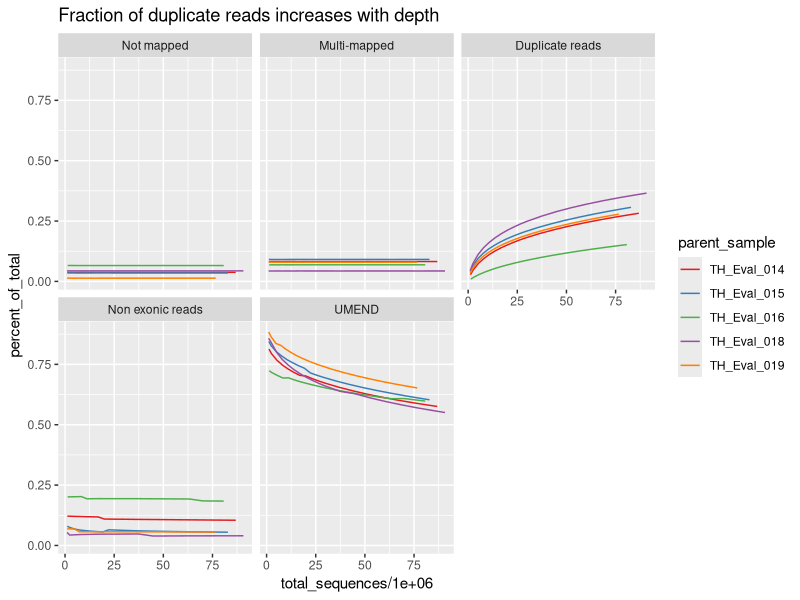

This chart was generated by the following R code:
## ---- chunk 1

knitr::opts_chunk$set(echo = TRUE)
# knitr::opts_knit$set(root.dir = "/data/projects/gitCode/umend_qc_publication/notebooks")

library(readr)
library(tidyr)
library(dplyr)
library(ggplot2)
library(cowplot)
library(gridGraphics)
library(RColorBrewer)
library(viridis)
library(ggrepel)

## ---- chunk 2

library(RColorBrewer)

source_palette <- brewer.pal(12, "Paired")
cb_dark_green <- source_palette[4]
cb_light_green <- source_palette[3]


raw_names_for_read_types <-  c("not_mapped", "Multimapped_read_count", "duplicate_reads", "non_exonic_reads", "UMEND")
intermediate_names_for_read_types = c("Not mapped", "Multi-mapped", "Duplicate reads", "Non exonic reads", "UMEND")
better_names_for_read_types <- c("Not mapped", "Multi-mapped", "Duplicate", "Non exonic", "UMEND")


category_colors <- c(grey(0.5), "blue", cb_light_green, grey(0.7), cb_dark_green) 
names(category_colors) <- intermediate_names_for_read_types

## ---- chunk 3
read_counts_in_subsets <- read_tsv(file.path("../data/read_counts.txt"), 
                         col_names = c("sample_id", "count_type", "read_count")) %>%
  spread(count_type, read_count) %>%
  mutate(parent_sample = gsub("_est.*$", "", sample_id))


## ---- chunk 4

complete_counts <- read_counts_in_subsets %>%
  mutate(Mapped_read_count = Multimapped_read_count + Uniquely_mapped_read_count) %>%
  select(-Uniquely_mapped_read_count) 


## ---- chunk 5

# effect of excluding NA, which are usually samples without four measurements
nrow(na.omit(complete_counts))
nrow((complete_counts))


## ---- chunk 6

read_counts <- complete_counts %>%
  rename(UM = Mapped_read_count,
         UMND = Uniquely_mapped_non_duplicate_read_count)
    

## ---- chunk 7

orderByTotalReads <- read_counts %>% arrange(desc(total_sequences)) %>%	.$sample_id
read_counts_with_slices <- read_counts %>% 
  arrange(desc(total_sequences)) %>% 
  mutate(pct_UMEND = UMEND / total_sequences,
         Percent_duplicates = 1 - (UMND / UM), 
         not_mapped = total_sequences - UM,
         duplicate_reads = UM - UMND,
         non_exonic_reads = UMND - UMEND,
         sum_slices = UMEND + non_exonic_reads + duplicate_reads + not_mapped)

## ---- chunk 8

read_counts_with_percentages <- read_counts_with_slices %>% 
			select(sample_id,
			       parent_sample,
			       not_mapped,
			       duplicate_reads,
			       non_exonic_reads,
			       UMEND,
			       Multimapped_read_count,
			       UM,
			       Percent_duplicates,
			       pct_UMEND,
			       total_sequences) %>%
			gather(read_type, read_count, not_mapped, duplicate_reads, non_exonic_reads, UMEND, Multimapped_read_count) %>%
			mutate(read_type = intermediate_names_for_read_types[match(read_type, raw_names_for_read_types)],
			       read_type = factor(read_type,
			                          levels = intermediate_names_for_read_types),
			       sample_id = factor(sample_id, levels = orderByTotalReads),
			       read_countM = read_count / 1e6,
			       divisor_for_percent = ifelse(read_type=="Multi-mapped", UM, total_sequences),
			       percent_of_total = read_count / divisor_for_percent)


# table(read_counts_with_percentages$read_type)

## ---- chunk 9

ggplot(read_counts_with_percentages) + geom_line(aes(x=total_sequences/1E6, y=percent_of_total, color=parent_sample)) + ggtitle("Fraction of duplicate reads increases with depth") + scale_color_brewer(palette = "Set1") + facet_wrap(~read_type)
  
  
  
  
